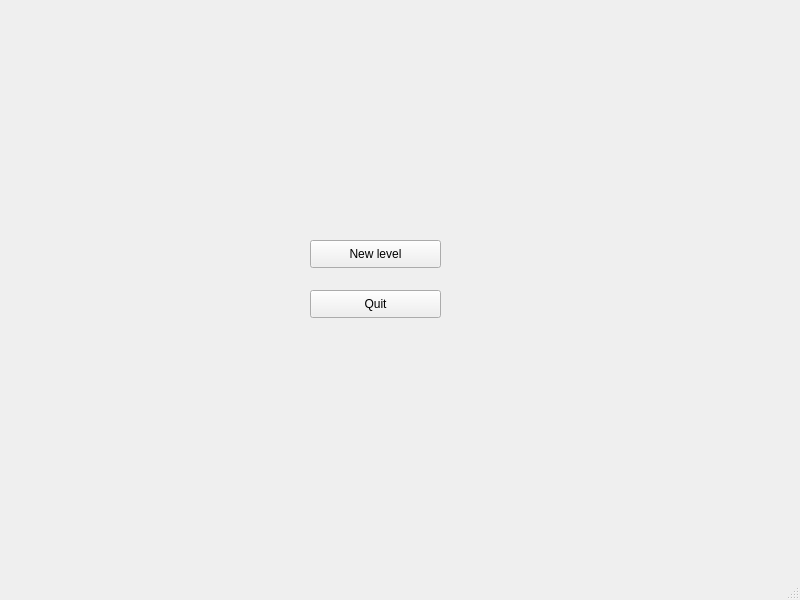
<?xml version="1.0" encoding="UTF-8"?>
<ui version="4.0">
 <class>MainWindow</class>
 <widget class="QMainWindow" name="MainWindow">
  <property name="geometry">
   <rect>
    <x>0</x>
    <y>0</y>
    <width>800</width>
    <height>600</height>
   </rect>
  </property>
  <property name="windowTitle">
   <string>MainWindow</string>
  </property>
  <widget class="QWidget" name="centralwidget">
   <widget class="QPushButton" name="NewLevelButton">
    <property name="geometry">
     <rect>
      <x>310</x>
      <y>240</y>
      <width>131</width>
      <height>28</height>
     </rect>
    </property>
    <property name="text">
     <string>New level</string>
    </property>
   </widget>
   <widget class="QPushButton" name="QuitButton">
    <property name="geometry">
     <rect>
      <x>310</x>
      <y>290</y>
      <width>131</width>
      <height>28</height>
     </rect>
    </property>
    <property name="text">
     <string>Quit</string>
    </property>
   </widget>
  </widget>
  <widget class="QMenuBar" name="menubar">
   <property name="geometry">
    <rect>
     <x>0</x>
     <y>0</y>
     <width>800</width>
     <height>25</height>
    </rect>
   </property>
  </widget>
  <widget class="QStatusBar" name="statusbar"/>
 </widget>
 <resources/>
 <connections/>
</ui>
